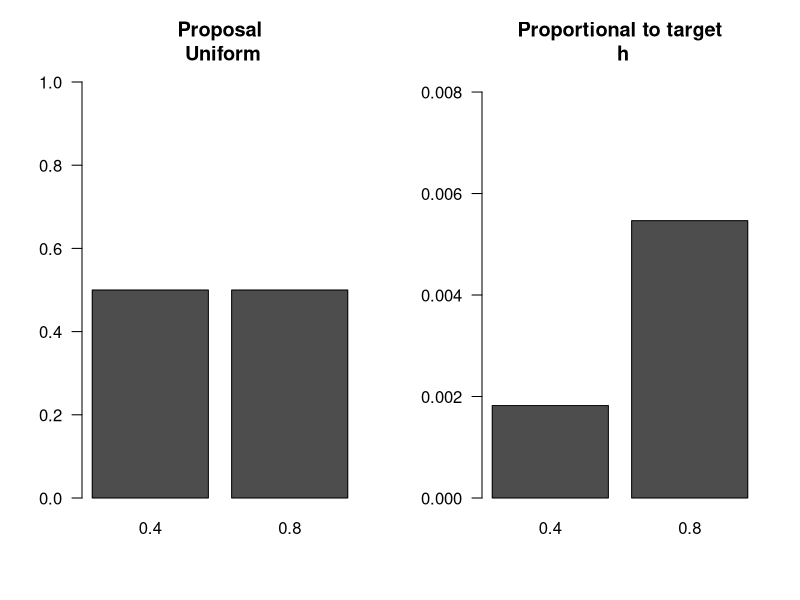
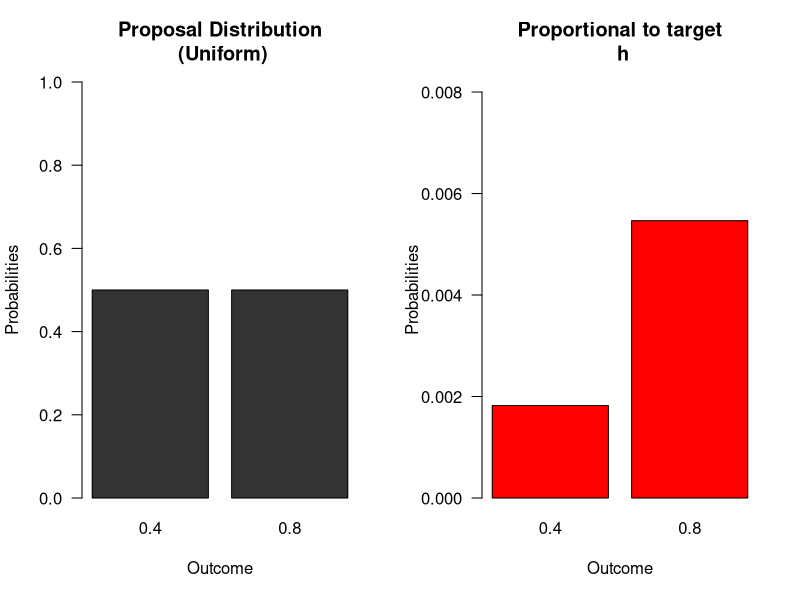
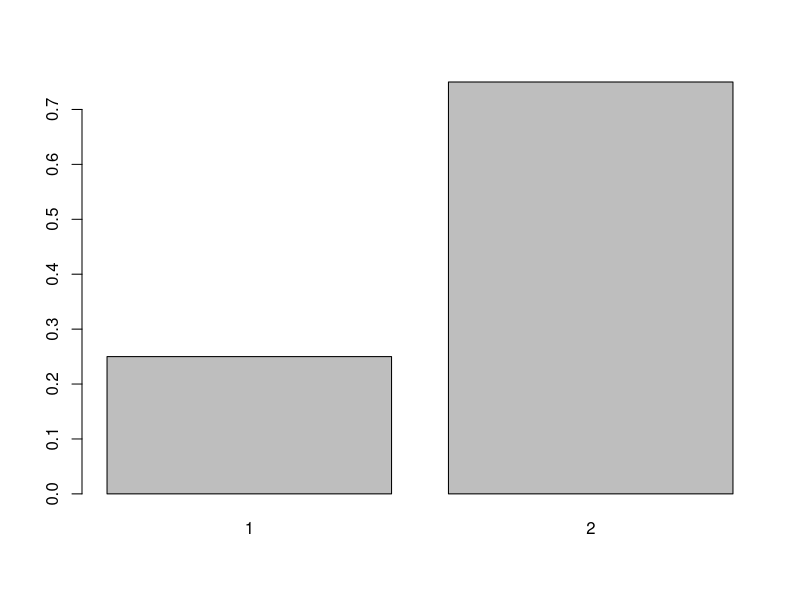
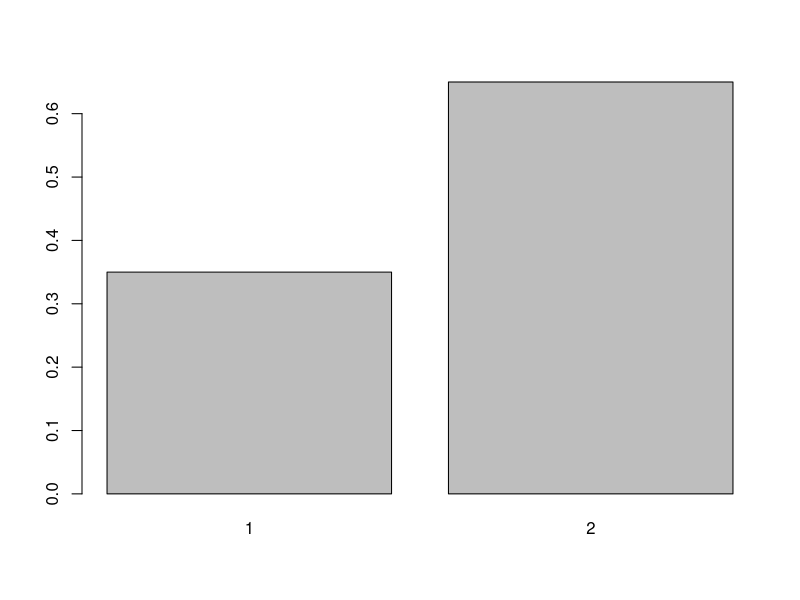
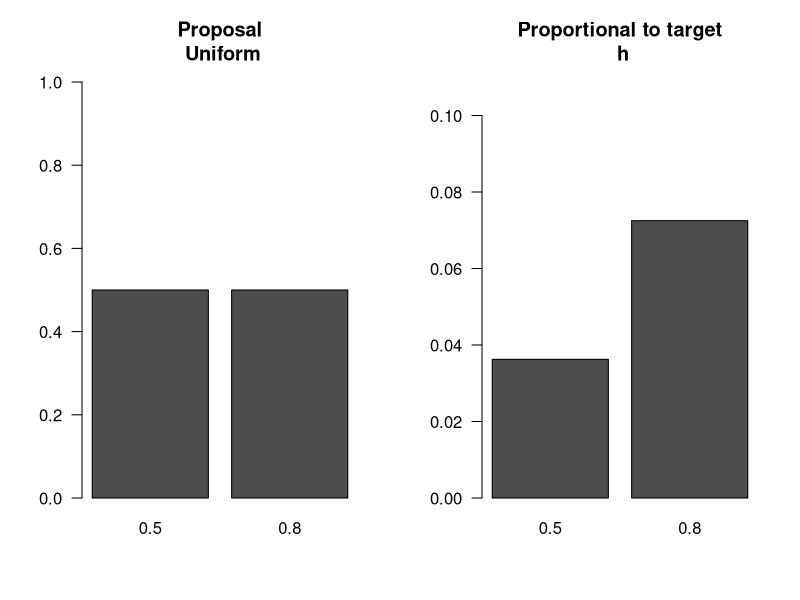
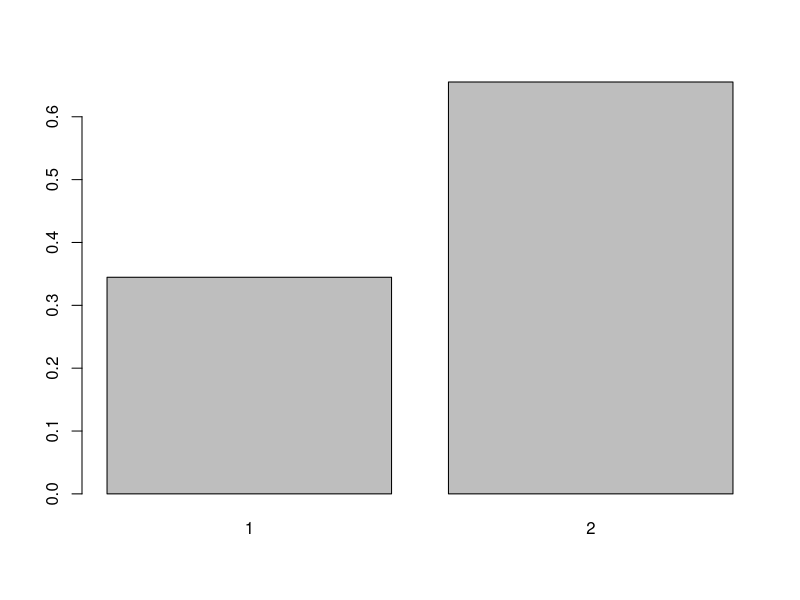
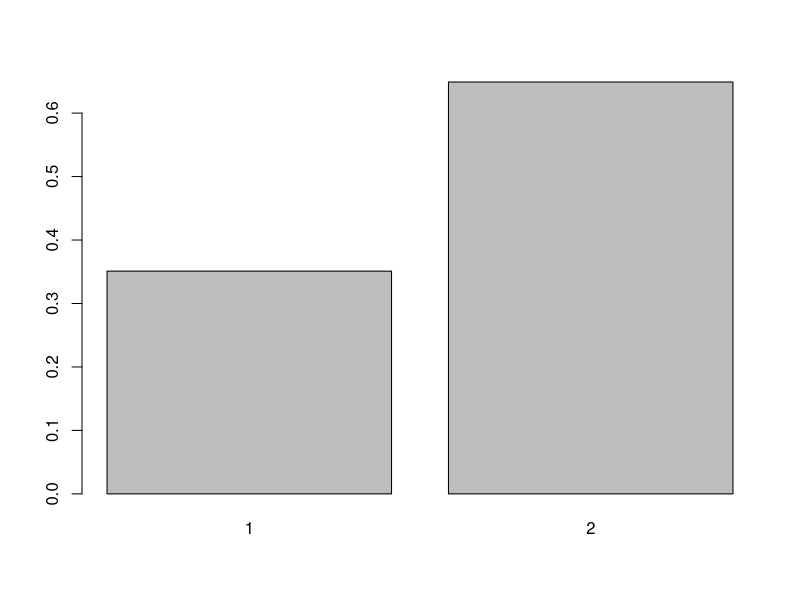
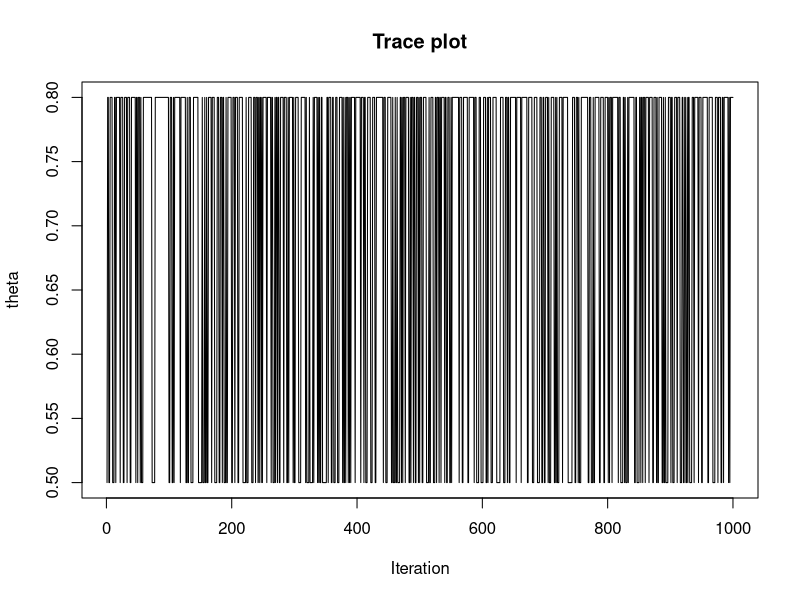

Here is the R script that generated these plots, in order: (Note: this script raises an error after producing the figures.)

# TASK 1 =======================================================================

  # 1 (i-ii)
  # Make a coin-die bbox
  # k = number of faces in the event set E for acceptance of proposal
  # Lik = likelihood for 2 states of theta
  # theta = two states
  # h1 = small relative to h2
  cdbbox<-function(k=1,lik,theta, h1="s")
  { 
    # K=1...6
    # xtable is a library which has functions useful for latex output
    library(xtable)
    
    # rename the first and second components of the likelihood
    lik1<-lik[1]
    lik2<-lik[2]
    
    # We will now make a prior that has the desired characteristics
    # See if you can prove the following
    # if h1 small "s" then ... else ...
    ifelse(h1=="s",
           pi1<-k/6*lik2/(lik1+k/6*lik2), 
           pi1<-lik2/(lik2+k/6*lik1)
    )
    
    # sum of probs is 1
    prior=c(pi1,1-pi1)
    
    #lik<-c(lik1,lik2)
    h<-prior*lik
    
    # Bayes
    post=h/sum(h)
    
    # Make a matrix for the Bayes box
    mat<-cbind(theta,prior,lik,h,post)
    rownames(mat)<-1:length(lik)
    Totals=c(NA,sum(prior),NA,sum(h),sum(post))
    mat2=rbind(mat,Totals)
    
    # Now make some plots useful in explaining the procedure
    graphics.off()
    dev.new(noRStudioGD = TRUE)
    layout(matrix(c(1,2),nr=1,nc=2,byrow=TRUE))
    barplot(matrix(c(0.5,0.5),nc=2,nr=1,byrow=TRUE,dimnames=list(c("Coin"),theta)),ylim=c(0,1),las=1,main="Proposal\n Uniform")
    barplot(matrix(h,nc=2,nr=1,byrow=TRUE,dimnames=list(c("Coin"),theta)),ylim=c(0,max(h)+0.5*max(h)),las=1,main="Proportional to target\n h")
    # Return a list of useful objects
    return(list(bbox=mat2,latex=xtable(mat2,digits=6),mat=mat,h=h,h1=h1,k=k))
  }
  
  cdbbox(k=2,lik=dbinom(x=4,size=10,prob=c(0.4,0.8)),theta=c(0.4,0.8),h1="s")->ans 
  ans$it
  ans
  ans$bbox
  
  
  # 1 (iii)
  # Accept it with a probability. Need an acceptance and rejection set. 
  # Anything lower than the probability can be in the acceptance set. For Example,
  # if 4/6, then can accept {1,2,3,4}
  
  
  # 1 b
  ## Impoved Graphic
  cdbbox2<-function(k=1,lik,theta, h1="s")
  { 
    # K=1...6
    # xtable is a library which has functions useful for latex output
    library(xtable)
    
    # rename the first and second components of the likelihood
    lik1<-lik[1]
    lik2<-lik[2]
    
    # We will now make a prior that has the desired characteristics
    # See if you can prove the following
    # if h1 small "s" then ... else ...
    ifelse(h1=="s",
           pi1 <- k/6 * lik2 / (lik1 + k/6 * lik2), 
           pi1 <-       lik2 / (lik2 + k/6 * lik1)
    )
    
    # sum of probs is 1
    prior=c(pi1,1-pi1)
    
    #lik<-c(lik1,lik2)
    h<-prior*lik
    
    # Bayes
    post=h/sum(h)
    
    # Make a matrix for the Bayes box
    mat<-cbind(theta,prior,lik,h,post)
    rownames(mat)<-1:length(lik)
    Totals=c(NA,sum(prior),NA,sum(h),sum(post))
    mat2=rbind(mat,Totals)
    
    # Now make some plots useful in explaining the procedure
    graphics.off()
    dev.new(noRStudioGD = TRUE)
    layout(matrix(c(1,2),nr=1,nc=2,byrow=TRUE))
    barplot(matrix(c(0.5,0.5),nc=2,nr=1,byrow=TRUE,dimnames=list(c("Coin"),theta)),ylim=c(0,1),las=1,main="Proposal Distribution\n (Uniform)",
            col = 'grey20',
            ylab = 'Probabilities',
            xlab = 'Outcome')
    barplot(matrix(h,nc=2,nr=1,byrow=TRUE,dimnames=list(c("Coin"),theta)),ylim=c(0,max(h)+0.5*max(h)),las=1,main="Proportional to target\n h",
            col = 'red',
            ylab = 'Probabilities',
            xlab = 'Outcome')
    # Return a list of useful objects
    return(list(bbox=mat2,latex=xtable(mat2,digits=6),mat=mat,h=h,h1=h1,k=k))
  }
  
  cdbbox2(k=2,lik=dbinom(x=4,size=10,prob=c(0.4,0.8)),theta=c(0.4,0.8),h1="s")->ans 
  

# TASK 2 =======================================================================
  
  # This function relies on getting h vectors that match E2
  # Use cdbbox() to get the correct h vectors.
  # Notice the ... - this corresponds to the ... in the barplot
  # You can use additional arguments which pass to the barplot
  coindie<-function(n=100, h=c(1/4,3/4),E2=c(5,6),init=1,...){
    library(xtable)
    dieset<-c()
    dieset[1]<-"E1"
    die<-function(n=1){
    sample(1:6,size=n,replace=TRUE)
    }
    
    coin<-function(n=1){
    sample(1:2,size=n,replace=TRUE)
    }
    face<-c()
    alpha<-c() # holds acceptance probs
    alpha[1]<-1
    post<-c()# post sample
    prop<-c() # vec of proposed states 1s and 2s
    prop[1]=init # initial state
    post[1]=prop[1]
    dice<-c()
    dice[1]<-die()
    
    for(i in 2:n){ # starts at 2 because initial value given above
    prop[i]<-coin()
    alpha[i]=min(1,h[prop[i]]/h[post[i-1]])
    
    dice[i]<-die()
    ifelse(alpha[i]==1,dieset[i]<-"E1",dieset[i]<-"E2")
    # is x an element of set y
    if(alpha[i]==1 | (is.element(dice[i],E2) & alpha[i]!=1)){post[i]<-prop[i]}
    else{post[i]<-post[i-1]}
     }  
    res<-matrix(c(prop,round(alpha,2),dieset,dice,post ),nc=5,nr=n,byrow=FALSE,dimnames=list(1:n,c("proposal","alpha", "E","dice","post")))
    sim<-table(post)/n
    postexact<-h/sum(h)
    dev.new(noRStudioGD = TRUE)
    barplot(sim,...)
    return(list(iter=res,sim=sim,postexact=postexact,post=post,xtable=xtable(res,dig=1)) )
  }
  
  coindie(n=20,h=c(0.6,0.4),E2=c(3,4,5,6)) ->ans
  ans$it
  
  coindie(n=20,h=c(1,6),E2=c(3)) ->ans
  ans$it
  
  # Use cdbbox in conjunction with coindie()
  cdbbox(k=3,lik=dbinom(x=6,size=10,prob=c(0.5,0.8)),theta=c(0.5,0.8),h1="s")->ans 
  names(ans)
  ans2=coindie(n=3000,h=ans$h,E2=1:ans$k)
  ans2$it
  
  
  # retrieving posterior theta values
  #trace plot
  
  ans3=coindie(n=1000,h=ans$h,E2=1:ans$k)
  ans4=c(0.5,0.8)[ans3$post]
  plot(ans4,type="l",main="Trace plot",xlab="Iteration",ylab="theta")

  
  
  
  # TASK 3 ======================================================================

  # This function makes discrete simulations from a posterior with any number of h values
  # n=nu of iterations
  # You can embellish this function
  simR<-function(n=10000, h=c(0.03344302,0.06165627),...){
    alpha<-c() # holds transition probs
    alpha[1]<-1
    u<-c() # holds uniform values
    u[1]<-1
    post<-c()# post sample
    prop<-c() # vec of proposed states 1s and 2s
    prop[1]=1 # initial state
    post[1]=prop[1]
    for(i in 2:n){ # starts at 2 because initial value given above
      # proposal state 
      prop[i]=sample(1:length(h),1,replace=TRUE)
      # calculate alpha
      # notice h[prop[i]] gives the actual value of h
      alpha[i]=min(1,h[prop[i]]/h[post[i-1]])
      # to calculate accepting proposal with prob alpha
      # select a random value from  a uniform (0,1)
      u[i]=runif(1)
      if(u[i]<=alpha[i]){post[i]<-prop[i]}
      else{post[i]<-post[i-1]}
    }
    res<-matrix(c(prop,u,alpha,post ),nc=4,nr=n,byrow=FALSE)
    sim<-table(post)/n
    # windows only works with a pc
    # quartz with macs
    # dev.new(noRStudioGD = TRUE) # or quartz() 
    
    barplot(sim,...)
    postexact<-h/sum(h)
    # The returned output is a list 
    # Use obj$ to obtain whatever interests you
    return(list(iter=res,sim=sim,postexact=postexact,post=post) )
  }

  
  # Uniform Binomial Experiment
  getH <- function(numThetaValues, x, n) {
    
    ## Form uniform probability
    theta <- seq(0, 1, length = numThetaValues)
    
    ## Calculate prior assuming uniform distribution
    prior = rep(1/numThetaValues, numThetaValues)
    
    ## Calculate the likelihood
    likelihood  = dbinom(x=x, size=n, prob=theta)
    
    ## Calculate the Prior x the Likelihood
    h <-  prior * likelihood
    
    return(h)
  }
  
  numThetaValues = 40
  x = 4
  n = 10
  
  
  simROut <- simR(n=10000, h=getH(numThetaValues, x, n),
                  
                  # Title
                  main = paste("Histogram of Simulation Output using simR()\n",
                               "Assumes Uniform Prior dist. over ", numThetaValues, 
                               " values of theta. Prob. ", x, 
                               " with ", n, "bernoulli trials"),
                  ylab = "Probability",
                  xlab = 'Number of Theta Values',
                  col = 'lightblue'
                  )

  
  
  # Task 4 =====================================================================
  
  
  # What about different proposal distributions
  # Again for the discrete case
  simRQ<-function(n=1000,init=1, h=c(1,1),pr=c(1,1)/2,...){
    alpha<-c() # holds transition probs
    alpha[1]<-1
    u<-c() # holds uniform values
    u[1]<-1
    post<-c()# post sample
    prop<-c() # vec of proposed states 1s and 2s etc
    prop[1]=init # initial state
    post[1]=prop[1]
    q<-function(x){pr[x]}
    for(i in 2:n){ # starts at 2 because initial value given above
      #make a sample from the proposal
      sample(1:length(h),1,replace=TRUE,prob=pr)->prop[i]
      #Calculate alpha adjusting for the proposal being non uniform
      alpha[i]=min(1,h[prop[i]]*q(post[i-1])/(h[post[i-1]]*q(prop[i])))
      # now choose the proposal with probability alpha
      u[i]=runif(1)
      if(u[i]<=alpha[i]){post[i]<-prop[i]}
      else{post[i]=post[i-1]}
    }
    res<-matrix(c(prop,u,alpha,post ),nc=4,nr=n,byrow=FALSE,dimnames=list(1:n,c("prop","u","alpha","post")))
    sim<-table(post)/n
    postexact<-h/sum(h)
    dev.new(noRStudioGD = TRUE)
    barplot(sim,...)
    tmp<-c()
    ifelse(length(res[,1])>=20,tmp<-res[1:20,],tmp<-res)
    return(list(iter=tmp,sim=sim,post=postexact) )
  }
  
  # Create a funciton to establish a Uniform Binomial Experiment
  getH <- function(numThetaValues, x, n) {
    
    ## Form uniform probability
    theta <- seq(0, 1, length = numThetaValues)
    
    ## Calculate prior assuming uniform distribution
    prior = rep(1/numThetaValues, numThetaValues)
    
    ## Calculate the likelihood
    likelihood  = dbinom(x=x, size=n, prob=theta)
    
    ## Calculate the Prior x the Likelihood
    h <-  prior * likelihood
    
    return(h)
  }
  
  
  # Inputs for getH()
  numThetaValues = 11
  x = 4
  n = 10
  
  # Function to create a peak distribution - only for odd dist
  makePeak <- function(numThetaValues) {
    peak = round(numThetaValues / 2)  # Peak of distribution
    beg  = 1:(peak-1)                 # up until the peak
    end  = (peak-1):1                 # After the peak
    return(c(beg, peak, end))         # Combine it to make mountain
  }
    
  prInput = makePeak(numThetaValues)  # proposal input that is a peak distribution (Q)
  hInput = getH(numThetaValues, x, n) # Uniform prior
  
  simRQ(n=10000,h=hInput,pr=prInput,
        
        # Title
        main = paste("Histogram of Simulation Output using simRQ()\n",
                     "Assumes Uniform Prior dist. over ", numThetaValues, 
                     " values of theta. Prob. ", x, 
                     " with ", n, "bernoulli trials. Uses Peak Proposal Dist."),
        ylab = "Frequency",
        xlab = "Proposed h's",
        col = 'tomato3'
  )
  
  
# TASK 5 =======================================================================
  
  ## Now we shall look at the continuous case
  
  # Task 5
  ### Using a beta proposal
  ### You can change the proposal to whatever you require
  ## a,b are the parameters of the Beta proposal
  ## a=b=1 is a uniform
  simRC<-function(n=10,init=0.5, h=function(theta){dunif(theta)*dbinom(x=4,size=10,prob=theta)},a=3,b=4){
    #dbeta(x, shape1, shape2, ncp = 0, log = FALSE)
    alpha<-c() # holds transition probs
    alpha[1]<-1
    u<-c() # holds uniform values
    u[1]<-1
    post<-c()# post sample
    prop<-c() # vec of proposed states 1s and 2s
    prop[1]=init # initial state
    post[1]=prop[1]
    q=function(x){dbeta(x,a,b)}
    for(i in 2:n){ # starts at 2 because initial value given above
      rbeta(1,a,b)->prop[i]
      
      alpha[i]=min(1, h[prop[i]]*q(post[i-1])/(h[post[i-1]]*q(prop[i])))
      u[i]=runif(1)
      ifelse(u[i]<=alpha[i],post[i]<-prop[i],post[i]<-post[i-1])
    }
    res<-matrix(c(prop,u,alpha,post ),nc=4,nr=n,byrow=FALSE,dimnames=list(1:n,c("prop","u","alpha","post")))
    windows()
    hist(post,freq=FALSE)
    
    return(list(matrix=res,summary=summary(post)) )
  }
  
  # Need to alter to make the graphs
  
  # The above should answer the second part o the q
  
  simRC(n=10000)
  
